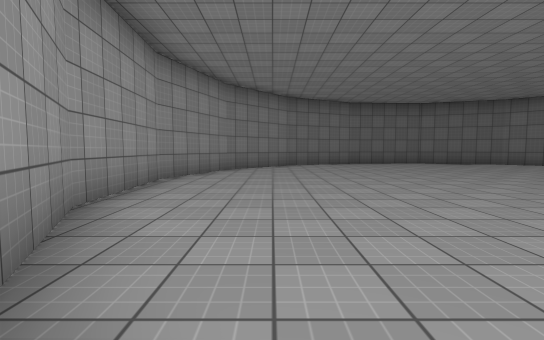
View 1 (above)

13 first-person views from a walk through a scene from a Unity 3-D project. The camera is 1.2 m above the floor, tilts 4° down and sees 85° across. The floor is counted in squares, 2 m on a side. Each view is taken from the middle of a square. On the plan, view 1 faces up. The plan holds only what a view shows up to about 9 squares ahead; the rest is blank. The place goes on beyond the plan. Door leaves are left out, so doorways stand open. Surface patterns are stand-ins for the level's own textures.

View 2
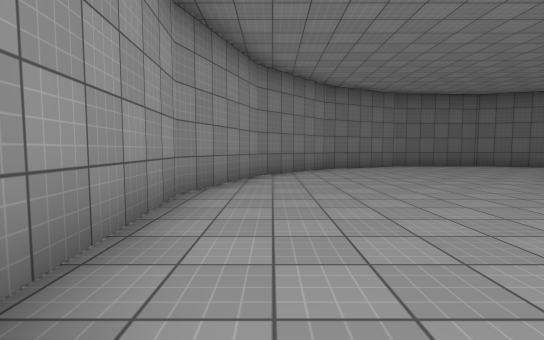

View 3
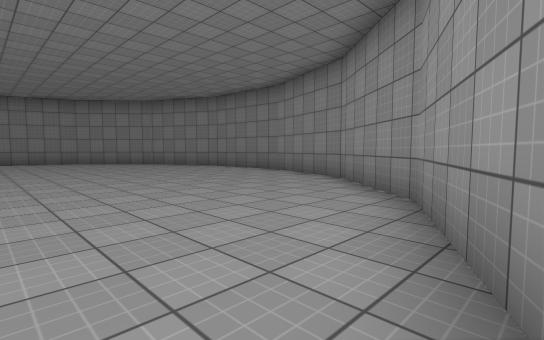

View 4
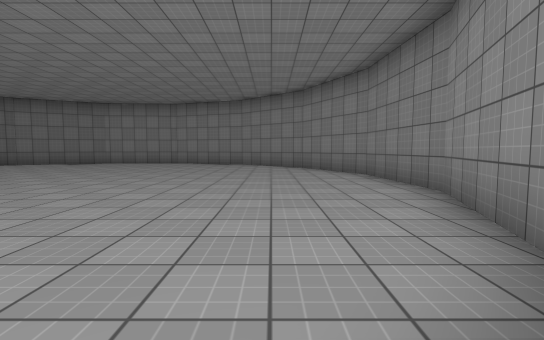

View 5
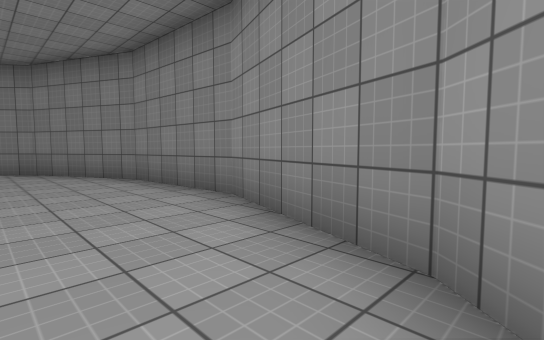

View 6
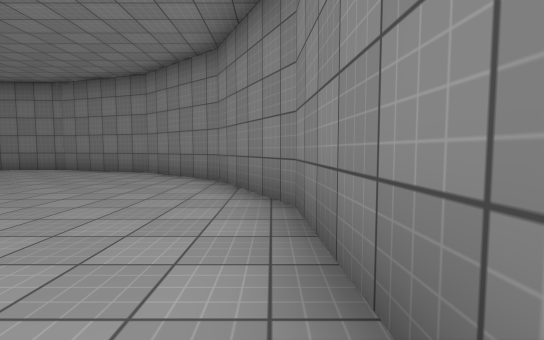

View 7
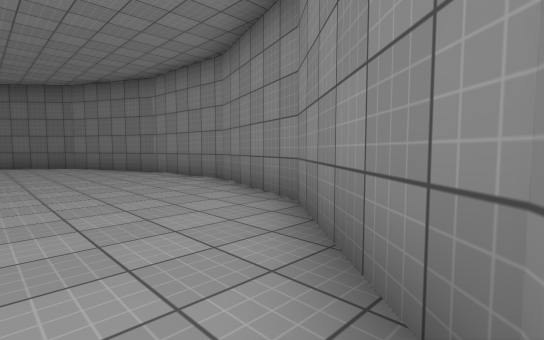

View 8
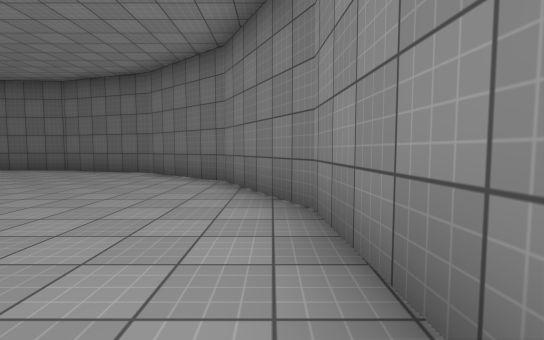

View 9
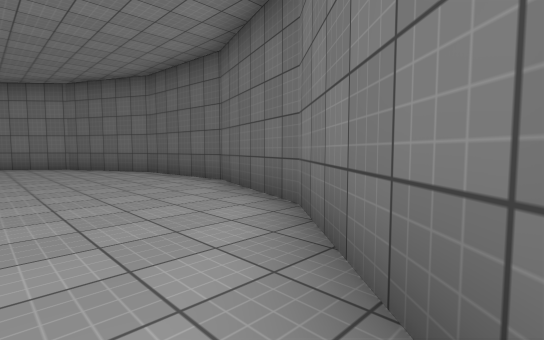

View 10
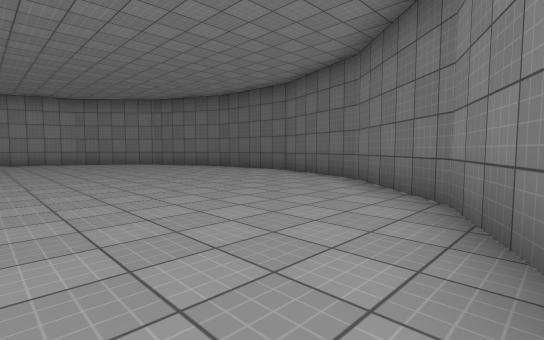

View 11
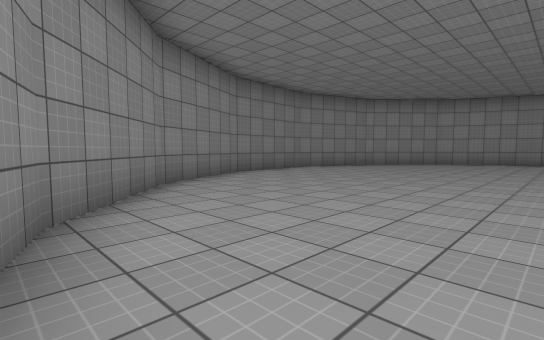

View 12
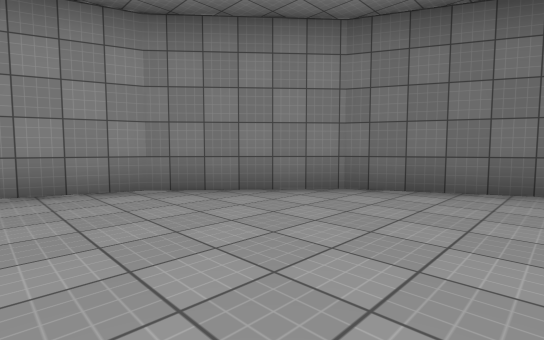

View 13
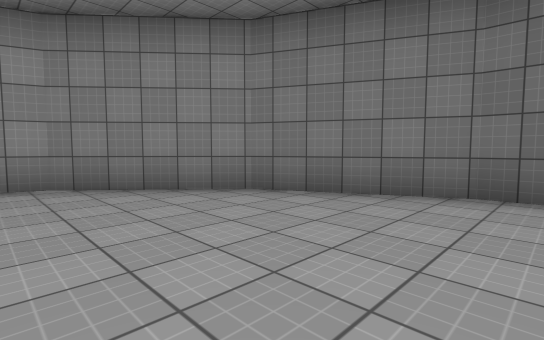

### Floor plan
Points are (right, up) in squares from view 1. A wall is a line through its corners. A room is listed if a view was taken in it or the views show most of it. See-through windows are left out.
Room 1 (views 1, 2, 3, 4, 5, 6, 7, 8, 9, 10, 11, 12, 13)
walls: (-2.1, 3.1) (-0.8, 0.4) (1.4, -1.5) (4.2, -2.4) (7.1, -2.2) (9.7, -1) (11.7, 1.3) (12.6, 4) (12.4, 6.9) (11.1, 9.6) (8.9, 11.5) (6.2, 12.4) (3.2, 12.2) (0.6, 11) (-1.3, 8.8) (-2.3, 6) (-2.1, 3.1)

Where each view was taken, in squares from view 1:
view 1: 0 up, 0 right, facing up
view 2: 2 up, 1 left, facing up
view 3: 4 up, 2 left, facing down-right
view 4: 0 up, 0 right, facing right
view 5: 0 up, 1 right, facing down-right
view 6: 2 down, 4 right, facing right
view 7: 1 down, 9 right, facing up-right
view 8: 4 up, 12 right, facing up
view 9: 9 up, 11 right, facing up-left
view 10: 6 up, 12 right, facing up-left
view 11: 4 up, 12 right, facing down-left
view 12: 7 up, 3 right, facing up-left
view 13: 8 up, 4 right, facing up-left
